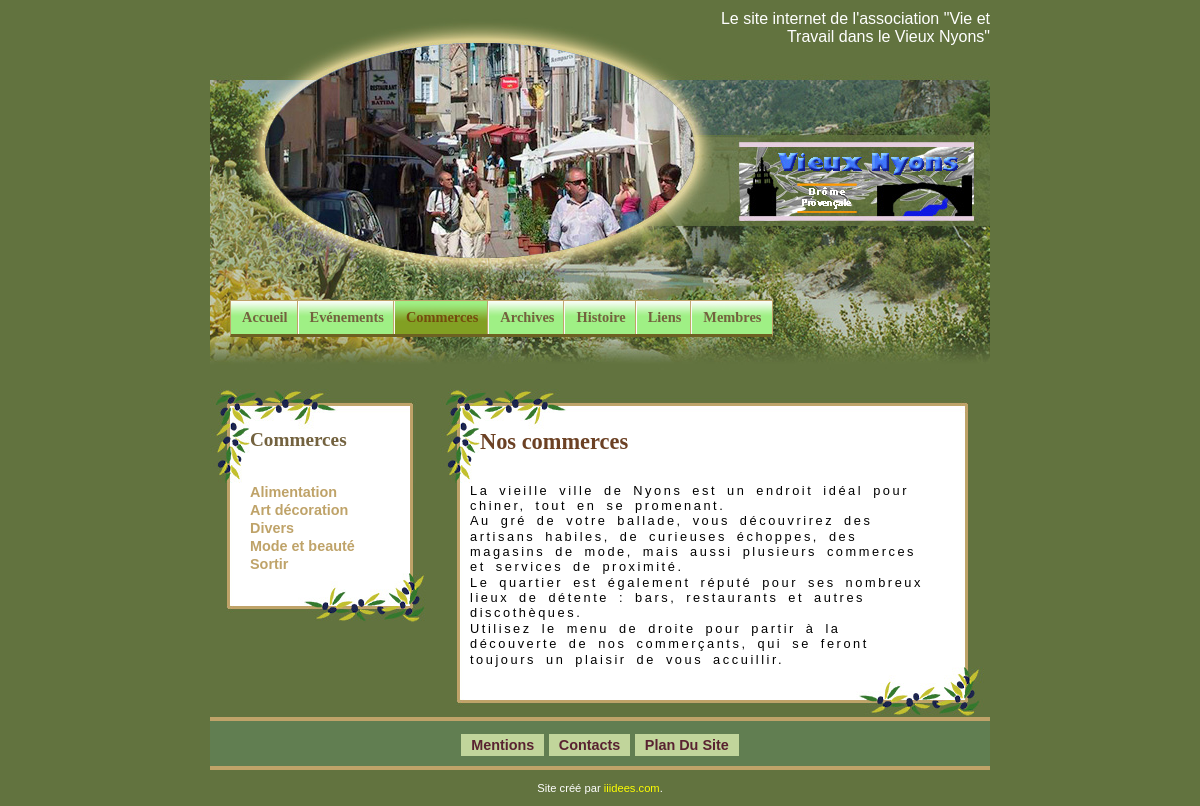
Page /fr/commerces.php on the committed database.
### tables this page shows
CREATE TABLE IF NOT EXISTS `vsyscommercetype` (
  `v_ComTypeID` smallint(4) unsigned NOT NULL AUTO_INCREMENT,
  `v_ComNom` varchar(20) NOT NULL,
  `v_ComActive` tinyint(4) unsigned NOT NULL DEFAULT '1',
  `v_ComNomUK` varchar(20) NOT NULL DEFAULT '',
  PRIMARY KEY (`v_ComTypeID`)
);

### fr/commerces.php (the view, shortened to what this page needs)
<?php
include ('includes/headerDeuxCol.php');
$query="SELECT v_ComNom, v_ComTypeID FROM vsyscommercetype WHERE v_ComActive=1 ORDER BY v_ComNom ASC";
$result=mysql_query($query) or trigger_error("Query: $query\n<br />MySQL Error: " . mysql_error());
if (@mysql_num_rows($result) >= 1) {
	echo '<div id="gauche"><div class="petitHaut">Commerces</div><div class="petitMilieu">';
	echo "<ul>\n";
	while ($row=mysql_fetch_array($result,MYSQL_ASSOC)) {
		echo '<li><a href="noscom.php?typid=' . $row['v_ComTypeID'] . '&comid=0">';
		echo $row['v_ComNom'] . "</a></li>\n";
	}
	echo "</ul>\n</div>";
	echo '<div class="petitBas"></div>';
}
?>
    </div>
    <div id="droite">
      <div class="moyenHaut"><h2>Nos commerces</h2></div>
      <div class="moyenMilieu">
        <p>La vieille ville de Nyons est un endroit idéal pour chiner, tout en se promenant.<br />
Au gré de votre ballade, vous découvrirez des artisans habiles, de curieuses échoppes, des magasins de mode, mais aussi plusieurs commerces et services de proximité.<br  />
Le quartier est également réputé pour ses nombreux lieux de détente : bars, restaurants et autres discothèques.<br />
Utilisez le menu de droite pour partir à la découverte de nos commerçants, qui se feront toujours un plaisir de vous accuillir.
</p>
</div>
<?php
include ('includes/footerDeuxCol.php');
?>

### css1/cssPrincipal.css (style rules this page uses)
body { margin:0; padding:0; background-color:#62733f; font-family:Verdana, Arial, Helvetica, sans-serif; }
h2 { font-size:1.4em; color:#6C4124; padding-left:40px; padding-top:40px; font-family: Georgia, "Times New Roman", Times, serif; }
p { font-family: Arial, Helvetica, sans-serif; font-size:0.8em; color:#000000; line-height: 1.2em; word-spacing: 0.3em; letter-spacing: 0.2em; text-align: left; padding-left:30px; padding-right:50px; padding-top:0; margin-top:0; padding-bottom:0; margin-bottom:0; }

### css1/colDeux.css (style rules this page uses)
#gauche { position:absolute; left:0; width:220px; background:url(../images/css1/SmallBackBoxV2.jpg) repeat-y; }
#droite { margin-left:225px; width:545px; }
div.petitHaut { width: 220px; height: 94px; background:url(../images/css1/SmallTopBoxV2.jpg) no-repeat; font-family: Georgia, "Times New Roman", Times, serif; font-weight: 700; font-size:1.2em; color:#73623F; padding-left:40px; padding-top:40px; margin-bottom:-40px; }
div.petitMilieu { width:220px; padding-left:40px; }
div.petitBas { width:220px; height:50px; background:url(../images/css1/SmallBottomBoxV2.jpg) no-repeat; }
div.moyenHaut { width:545px; height:94px; background:url(../images/css1/MediumTopBoxV2.jpg) no-repeat; }
div.moyenMilieu { width:545px; background:url(../images/css1/MediumBackBoxV2.jpg) repeat-y; text-align:center; }
#gauche ul { list-style-type: none; margin: 0; padding: 0; }
#gauche a:link, #gauche a:visited, #gauche a:active { font-size:0.9em; color:#BFA369; text-decoration:none; font-family: Arial, Helvetica, sans-serif; font-weight: 900; }

### rows in the picture
vsyscommercetype: v_ComNom "Alimentation"
vsyscommercetype: v_ComNom "Art décoration"
vsyscommercetype: v_ComNom "Divers"
vsyscommercetype: v_ComNom "Mode et beauté"
vsyscommercetype: v_ComNom "Sortir"
